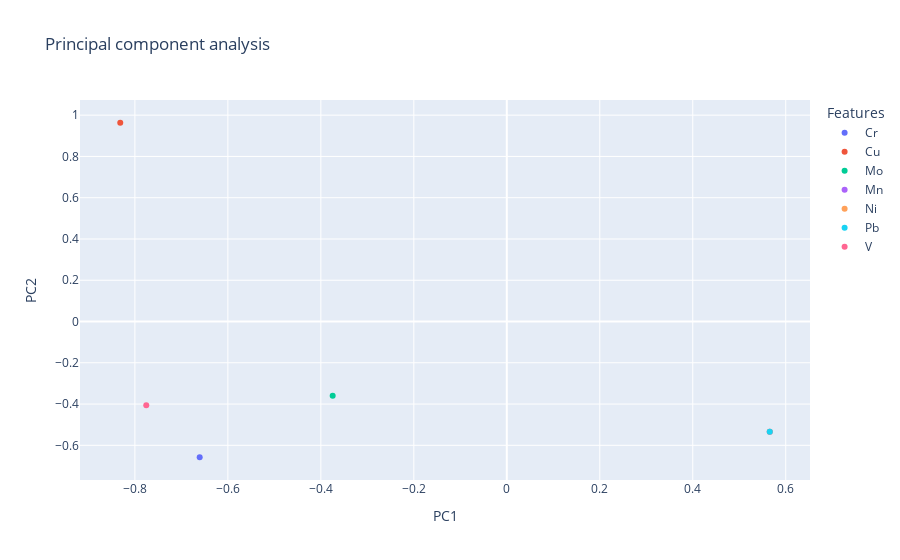

The notebook cell this image was saved under:
### Code cell
fig = px.scatter(x, x=x[int(xaxe.value)-1],y=x[int(yaxe.value)-1], color=columns, labels={
                     "x": "PC"+str(int(xaxe.value)),
                     "y": "PC"+str(int(yaxe.value)),
                     "color": "Features"
                 },
                title="Principal component analysis")
fig.show()

### Figure 1 — Plotly figure (JSON) as saved in the notebook; plotly's stock layout.template omitted (floating-point values rounded to 4 significant figures)
{"data": [{"hovertemplate": "Features=Cr<br>PC1=%{x}<br>PC2=%{y}<extra></extra>", "legendgroup": "Cr", "marker": {"color": "#636efa", "symbol": "circle"}, "mode": "markers", "name": "Cr", "orientation": "v", "showlegend": true, "type": "scatter", "x": [-0.6606], "xaxis": "x", "y": [-0.6578], "yaxis": "y"}, {"hovertemplate": "Features=Cu<br>PC1=%{x}<br>PC2=%{y}<extra></extra>", "legendgroup": "Cu", "marker": {"color": "#EF553B", "symbol": "circle"}, "mode": "markers", "name": "Cu", "orientation": "v", "showlegend": true, "type": "scatter", "x": [-0.8315], "xaxis": "x", "y": [0.9633], "yaxis": "y"}, {"hovertemplate": "Features=Mo<br>PC1=%{x}<br>PC2=%{y}<extra></extra>", "legendgroup": "Mo", "marker": {"color": "#00cc96", "symbol": "circle"}, "mode": "markers", "name": "Mo", "orientation": "v", "showlegend": true, "type": "scatter", "x": [-0.3746], "xaxis": "x", "y": [-0.3596], "yaxis": "y"}, {"hovertemplate": "Features=Mn<br>PC1=%{x}<br>PC2=%{y}<extra></extra>", "legendgroup": "Mn", "marker": {"color": "#ab63fa", "symbol": "circle"}, "mode": "markers", "name": "Mn", "orientation": "v", "showlegend": true, "type": "scatter", "x": [0.5656], "xaxis": "x", "y": [-0.5339], "yaxis": "y"}, {"hovertemplate": "Features=Ni<br>PC1=%{x}<br>PC2=%{y}<extra></extra>", "legendgroup": "Ni", "marker": {"color": "#FFA15A", "symbol": "circle"}, "mode": "markers", "name": "Ni", "orientation": "v", "showlegend": true, "type": "scatter", "x": [0.5656], "xaxis": "x", "y": [-0.5339], "yaxis": "y"}, {"hovertemplate": "Features=Pb<br>PC1=%{x}<br>PC2=%{y}<extra></extra>", "legendgroup": "Pb", "marker": {"color": "#19d3f3", "symbol": "circle"}, "mode": "markers", "name": "Pb", "orientation": "v", "showlegend": true, "type": "scatter", "x": [0.5656], "xaxis": "x", "y": [-0.5339], "yaxis": "y"}, {"hovertemplate": "Features=V<br>PC1=%{x}<br>PC2=%{y}<extra></extra>", "legendgroup": "V", "marker": {"color": "#FF6692", "symbol": "circle"}, "mode": "markers", "name": "V", "orientation": "v", "showlegend": true, "type": "scatter", "x": [-0.7756], "xaxis": "x", "y": [-0.4055], "yaxis": "y"}], "layout": {"autosize": true, "legend": {"title": {"text": "Features"}, "tracegroupgap": 0}, "title": {"text": "Principal component analysis"}, "xaxis": {"anchor": "y", "autorange": true, "domain": [0, 1], "range": [-0.9142, 0.6483], "title": {"text": "PC1"}, "type": "linear"}, "yaxis": {"anchor": "x", "autorange": true, "domain": [0, 1], "range": [-0.7766, 1.082], "title": {"text": "PC2"}, "type": "linear"}}}
